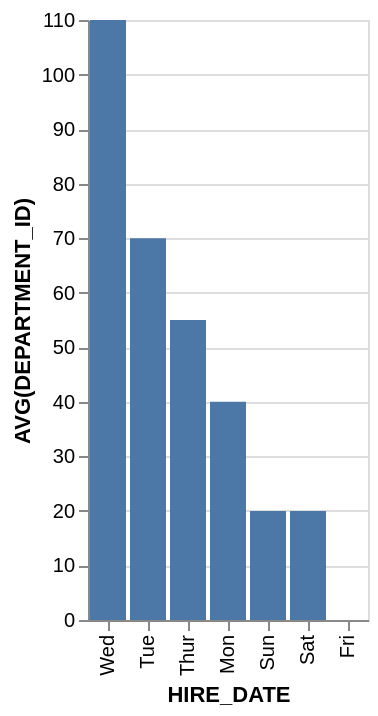

Describe this chart as a Vega-Lite specification.
### Vega-Lite specification from a JSON file in a GitHub repository (floating-point values rounded to 4 significant figures)
{"data": {"values": [{"x_data": "Wed", "y_data": 110}, {"x_data": "Tue", "y_data": 70}, {"x_data": "Thur", "y_data": 55}, {"x_data": "Mon", "y_data": 40}, {"x_data": "Sun", "y_data": 20}, {"x_data": "Sat", "y_data": 20}, {"x_data": "Fri", "y_data": 0}]}, "mark": "bar", "encoding": {"x": {"field": "x_data", "type": "nominal", "title": "HIRE_DATE", "sort": {"op": "sum", "field": "y_data", "order": "descending"}}, "y": {"field": "y_data", "type": "quantitative", "title": "AVG(DEPARTMENT_ID)"}}}
